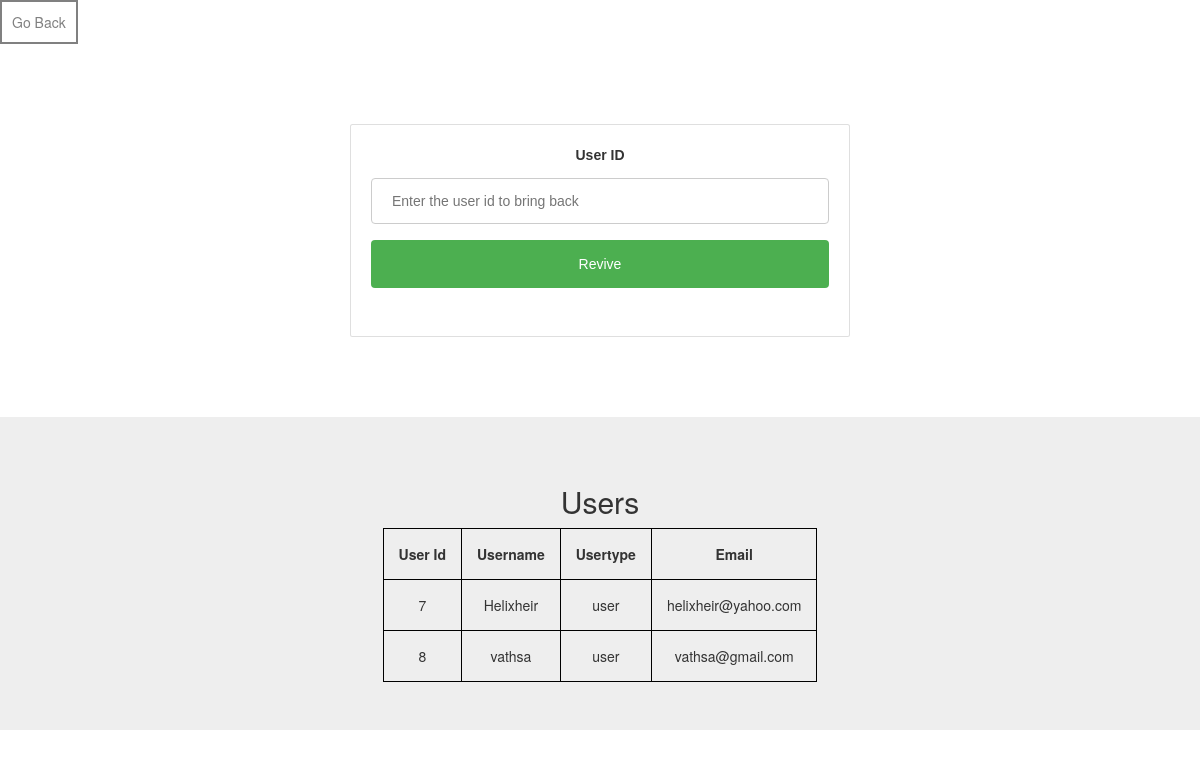
/revive.php, run on the app's committed database.
### tables this page shows
CREATE TABLE `deleted_users` (
  `Uid` int(11) NOT NULL,
  `username` varchar(255) NOT NULL,
  `email` varchar(255) NOT NULL,
  `user_type` varchar(255) NOT NULL,
  `password` varchar(255) NOT NULL
);

### revive.php (the view, shortened to what this page needs)
<?php
  $con = mysqli_connect('localhost', 'root', '', 'multi_login');
      $query = "select * from deleted_users";
      $result = mysqli_query($con, $query);
      if(mysqli_num_rows($result)==0)
      {
        echo "no records found";
      }
      else {
        $row=mysqli_fetch_all($result,MYSQLI_ASSOC);
      }
?>
<!DOCTYPE html>
<html lang="en" dir="ltr">
  <head>
    <link rel="stylesheet" href="addstyle.css">
    <link rel="stylesheet" href="https://maxcdn.bootstrapcdn.com/bootstrap/3.4.0/css/bootstrap.min.css">
  </head>
  <body>
    <a href="home.php"><button type="button" name="goBack" class="buttn">Go Back</button></a>
    <br><br><br><br><br>
    <center><div class="card">
      <form action="revive.php" method="post">
        <label for="uid">User ID</label>
        <input type="text" id="uid" name="uid" placeholder="Enter the user id to bring back">
        <input type="submit" value="Revive" name="revive">
        <br><br>
      </form>
    </div>
    <br><br><br><br>
    <center><div class="jumbotron">
      <h2 class="display-3">Users</h2>
          <center><table>
            <tr>
              <th>User Id</th>
              <th>Username</th>
              <th>Usertype</th>
                <th>Email</th>
            </tr>
              <?php
              foreach ($row as $r){
                  echo "<tr><td>" . $r['Uid'] . "</td><td>" . $r['username'] . "</td><td>" . $r['user_type'] . "</td><td>". $r['email'] . "</td></tr>";
                }
                echo "</table>";
            ?>
        </div>
    <br><br><br><br>
  </body>
</html>
</html>

### addstyle.css (style rules this page uses)
.card { position: relative; display: -ms-flexbox; display: flex; -ms-flex-direction: column; flex-direction: column; padding: 20px; width: 500px; font-family: Helvetica, sans-serif; word-wrap: break-word; background-color: #fff; background-clip: border-box; border: 1px solid rgba(0, 0, 0, 0.125); border-radius: 0.25rem; }
input[type=text], select { width: 100%; padding: 12px 20px; margin: 8px 0; display: inline-block; border: 1px solid #ccc; border-radius: 4px; box-sizing: border-box; }
input[type=submit] { width: 100%; background-color: #4CAF50; color: white; padding: 14px 20px; margin: 8px 0; border: none; border-radius: 4px; cursor: pointer; }

### revive.php (style rules this page uses)
table, th, td { border: 1px solid black; border-collapse: collapse; text-align: center; padding: 15px; }
.buttn { background: gray; border: 2px solid gray; color: #fff; padding: 10px; transition: transsform 80ms ease-in; -webkit-transition-duration: 0.4s; transition-duration: 0.4s; }

### data on the page
deleted_users: Uid "7", username "Helixheir", user_type "user", email "helixheir@yahoo.com"
deleted_users: Uid "8", username "vathsa", user_type "user", email "vathsa@gmail.com"
